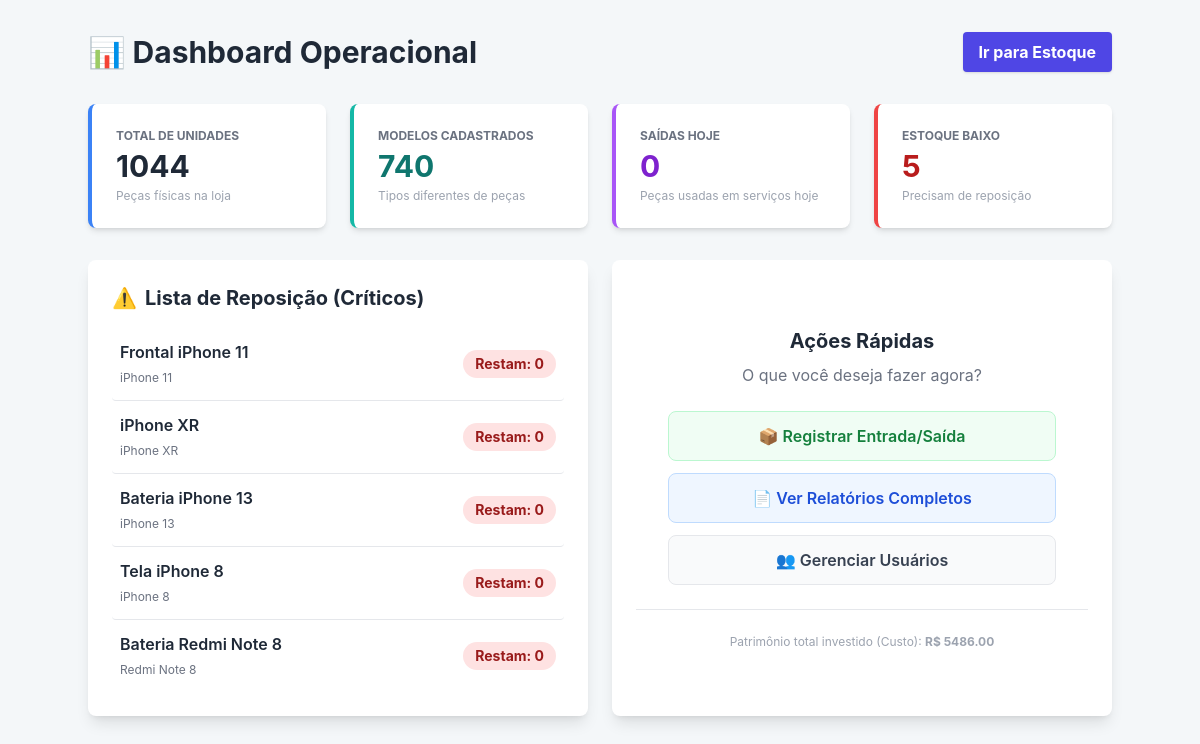
Screenshot of /estoque/ (signed in) with the database file from the repository.
### estoque/models.py (models this page shows, shortened)
class Peca(models.Model):
    nome = models.CharField(max_length=100, verbose_name="Nome da Peça")
    categoria = models.ForeignKey(Categoria, on_delete=models.SET_NULL, null=True, blank=True, verbose_name="Categoria")
    modelo_celular = models.CharField(max_length=50, verbose_name="Modelo do Celular (Ex: iPhone 11)")
    quantidade = models.IntegerField(default=0)
    localizacao = models.CharField(max_length=50, blank=True, null=True, verbose_name="Localização (Prateleira, etc)")
    preco_compra = models.DecimalField(max_digits=8, decimal_places=2, verbose_name="Preço de Compra Unitário")
    preco_venda = models.DecimalField(max_digits=8, decimal_places=2, verbose_name="Preço Sugerido de Venda")
    class Meta:
        verbose_name = "Peça"
        verbose_name_plural = "Peças"
        unique_together = ['nome', 'modelo_celular']

### estoque/views.py (the view)
# urls.py: path('', views.dashboard, name='dashboard'),
@login_required
def dashboard(request):
    total_modelos = Peca.objects.count()
    total_itens_estoque = Peca.objects.aggregate(Sum('quantidade'))['quantidade__sum'] or 0
    hoje = timezone.now().date()
    saidas_hoje = Movimentacao.objects.filter(data_movimentacao__date=hoje, tipo='SAIDA').aggregate(Sum('quantidade_movimentada'))['quantidade_movimentada__sum'] or 0
    valor_custo_total = Peca.objects.aggregate(total=Sum(F('preco_compra') * F('quantidade')))['total'] or 0
    pecas_baixo_estoque = Peca.objects.filter(quantidade__lt=5).order_by('quantidade')[:5]
    contexto = {
        'titulo': 'Dashboard Operacional',
        'total_modelos': total_modelos,
        'total_itens_estoque': total_itens_estoque,
        'saidas_hoje': saidas_hoje,
        'valor_custo_total': valor_custo_total,
        'pecas_baixo_estoque': pecas_baixo_estoque,
    }
    return render(request, 'estoque/dashboard.html', contexto)

### estoque/templates/estoque/dashboard.html (shortened to what this page needs)
<!DOCTYPE html>
<html lang="pt-br">
<head>
    <script src="https://cdn.tailwindcss.com"></script>
</head>
<body class="p-4 md:p-8">
    <div class="container mx-auto">
        <div class="flex justify-between items-center mb-8">
            <h1 class="text-3xl font-bold text-gray-800">📊 {{ titulo }}</h1>
            <a href="{% url 'lista_pecas' %}" class="bg-indigo-600 hover:bg-indigo-700 text-white font-bold py-2 px-4 rounded shadow transition">
                Ir para Estoque
            </a>
        </div>
        <div class="grid grid-cols-1 md:grid-cols-2 lg:grid-cols-4 gap-6 mb-8">
            <div class="bg-white p-6 rounded-lg shadow-md border-l-4 border-blue-500">
                <p class="text-gray-500 text-xs font-bold uppercase mb-1">Total de Unidades</p>
                <p class="text-3xl font-bold text-gray-800">{{ total_itens_estoque }}</p>
                <p class="text-xs text-gray-400 mt-1">Peças físicas na loja</p>
            </div>
            <div class="bg-white p-6 rounded-lg shadow-md border-l-4 border-teal-500">
                <p class="text-gray-500 text-xs font-bold uppercase mb-1">Modelos Cadastrados</p>
                <p class="text-3xl font-bold text-teal-700">{{ total_modelos }}</p>
                <p class="text-xs text-gray-400 mt-1">Tipos diferentes de peças</p>
            </div>
            <div class="bg-white p-6 rounded-lg shadow-md border-l-4 border-purple-500">
                <p class="text-gray-500 text-xs font-bold uppercase mb-1">Saídas Hoje</p>
                <p class="text-3xl font-bold text-purple-700">{{ saidas_hoje }}</p>
                <p class="text-xs text-gray-400 mt-1">Peças usadas em serviços hoje</p>
            </div>
            <div class="bg-white p-6 rounded-lg shadow-md border-l-4 border-red-500">
                <p class="text-gray-500 text-xs font-bold uppercase mb-1">Estoque Baixo</p>
                <p class="text-3xl font-bold text-red-700">{{ pecas_baixo_estoque|length }}</p>
                <p class="text-xs text-gray-400 mt-1">Precisam de reposição</p>
            </div>
        </div>
        <div class="grid grid-cols-1 lg:grid-cols-2 gap-6">
            <div class="bg-white p-6 rounded-lg shadow-lg">
                <h2 class="text-xl font-bold text-gray-800 mb-4 flex items-center">
                    <span class="text-red-500 mr-2">⚠️</span> Lista de Reposição (Críticos)
                </h2>
                <ul>
                    {% for peca in pecas_baixo_estoque %}
                        <li class="flex justify-between items-center border-b py-3 last:border-0 hover:bg-gray-50 px-2 rounded">
                            <div>
                                <span class="block text-gray-800 font-semibold">{{ peca.nome }}</span>
                                <span class="text-xs text-gray-500">{{ peca.modelo_celular }}</span>
                            </div>
                            <span class="bg-red-100 text-red-800 text-sm font-bold px-3 py-1 rounded-full">
                                Restam: {{ peca.quantidade }}
                            </span>
                        </li>
                    {% empty %}
                        <li class="text-gray-500 italic p-4 text-center">Nenhuma peça com estoque crítico no momento.</li>
                    {% endfor %}
                </ul>
            </div>
            <div class="bg-white p-6 rounded-lg shadow-lg flex flex-col justify-center items-center text-center">
                <h2 class="text-xl font-bold text-gray-800 mb-2">Ações Rápidas</h2>
                <p class="text-gray-500 mb-6">O que você deseja fazer agora?</p>
                <div class="grid grid-cols-1 w-full gap-3 px-8">
                    <a href="{% url 'movimentar_estoque' %}" class="w-full bg-green-50 hover:bg-green-100 text-green-700 font-semibold py-3 px-4 rounded-lg border border-green-200 transition flex items-center justify-center gap-2">
                        📦 Registrar Entrada/Saída
                    </a>
                    <a href="{% url 'relatorio' %}" class="w-full bg-blue-50 hover:bg-blue-100 text-blue-700 font-semibold py-3 px-4 rounded-lg border border-blue-200 transition flex items-center justify-center gap-2">
                        📄 Ver Relatórios Completos
                    </a>
                    <a href="{% url 'listar_usuarios' %}" class="w-full bg-gray-50 hover:bg-gray-100 text-gray-700 font-semibold py-3 px-4 rounded-lg border border-gray-200 transition flex items-center justify-center gap-2">
                        👥 Gerenciar Usuários
                    </a>
                </div>
                <div class="mt-6 pt-6 border-t w-full">
                    <p class="text-xs text-gray-400">Patrimônio total investido (Custo): <strong>R$ {{ valor_custo_total|floatformat:2 }}</strong></p>
                </div>
            </div>
        </div>
    </div>
</body>
</html>

### estoque/templates/estoque/dashboard.html (style rules this page uses)
body { font-family: 'Inter', sans-serif; background-color: #f4f7f9; }
.container { max-width: 1200px; }

### rows the page displays
Peca: nome "Frontal iPhone 11", modelo_celular "iPhone 11", quantidade "0"
Peca: nome "iPhone XR", modelo_celular "iPhone XR", quantidade "0"
Peca: nome "Bateria iPhone 13", modelo_celular "iPhone 13", quantidade "0"
Peca: nome "Tela iPhone 8", modelo_celular "iPhone 8", quantidade "0"
Peca: nome "Bateria Redmi Note 8", modelo_celular "Redmi Note 8", quantidade "0"

### other values shown
{{ titulo }} "Dashboard Operacional"
{{ total_itens_estoque }} "1044"
{{ total_modelos }} "740"
{{ saidas_hoje }} "0"
{{ pecas_baixo_estoque|length }} "5"
{{ valor_custo_total|floatformat:2 }} "5486.00"
